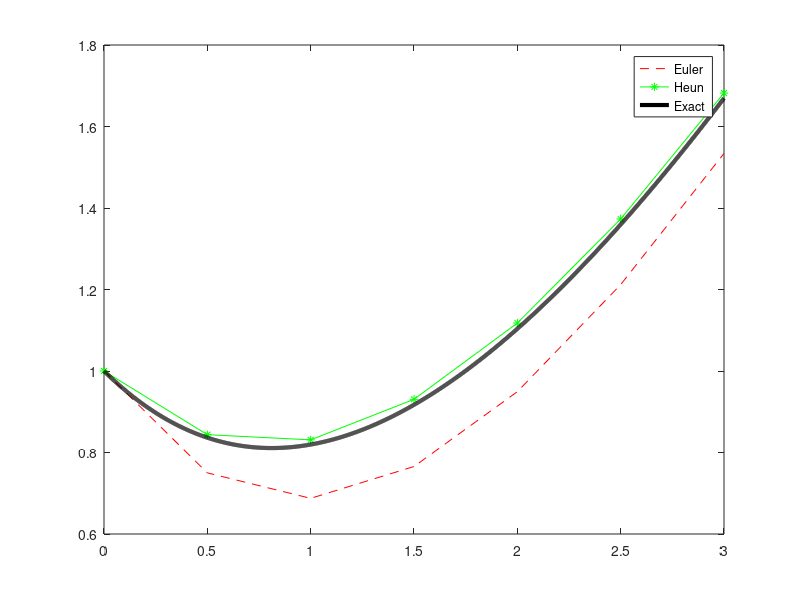

Here is the MATLAB script that generated this plot:
% ME 303 - Lab Session 8 - December 7th, 2021
% Solution of Ordinary Differential Equations
% Heun's Method

clear all
close all
clc

t0 = 0;
tf = 3;
y0 = 1;
h = 0.5;
M = (tf - t0)/h;

t = t0:h:tf;

f = @(t,y) (t-y)/2;
y = @(t) 3*exp(-t/2) + t - 2;

y_e = zeros(1,M+1);
y_h = zeros(1,M+1);

y_e(1) = y0;
y_h(1) = y0;

for j = 1:M
    % Euler's Part
    f1_e = f(t(j),y_e(j));
    y_e(j+1) = y_e(j) + h*f1_e;
    % Heun's Part
    f1_h = f(t(j),y_h(j));
    f2_h = f(t(j+1),y_h(j) + h*f1_h);
    y_h(j+1) = y_h(j) + h/2*(f1_h + f2_h);
end

t_exact = t0:0.001:tf;
figure
plot(t,y_e,'r--')
hold on
plot(t,y_h,'g*-')
hold on
plot(t_exact,y(t_exact),'k','Linewidth',3)
legend('Euler','Heun','Exact')

